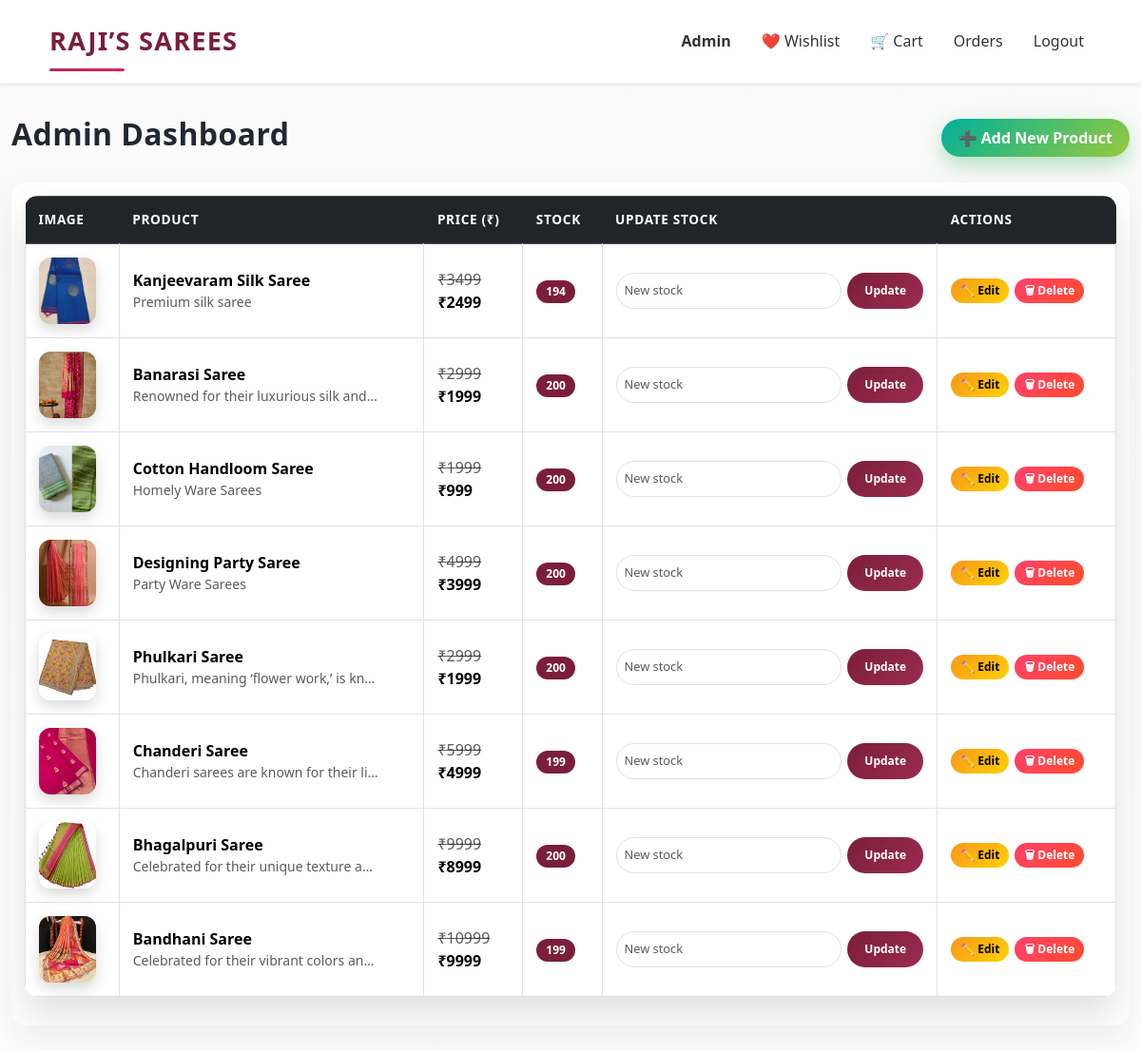
The app's page /admin/dashboard (signed in), older data.
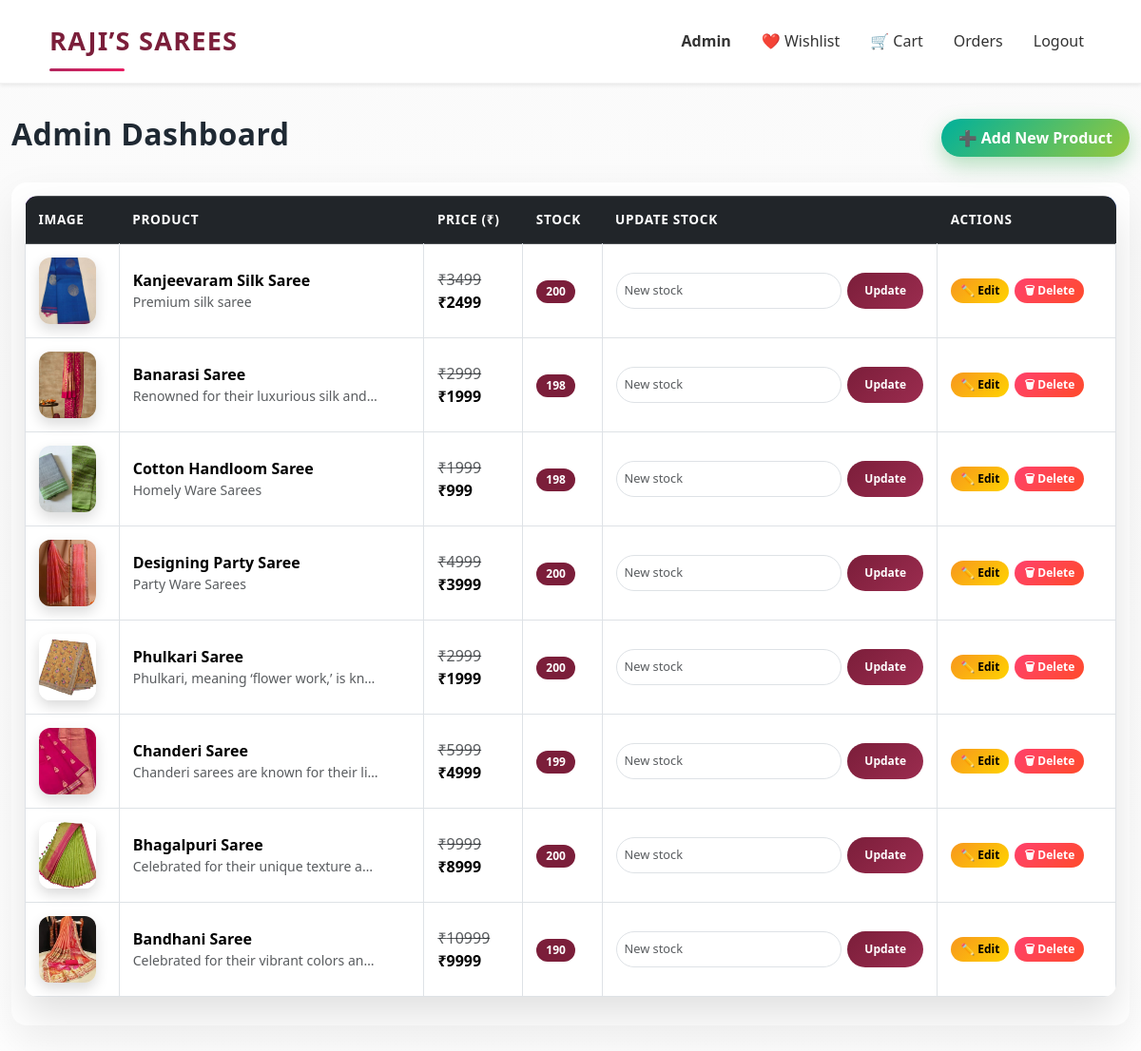
The same page, newer data.
### app.py (models this page shows)
class Product(db.Model):
    id = db.Column(db.Integer, primary_key=True)
    name = db.Column(db.String(150), nullable=False)
    mrp = db.Column(db.Integer, nullable=False)
    price = db.Column(db.Integer, nullable=False)
    stock = db.Column(db.Integer, nullable=False)
    image = db.Column(db.String(300), nullable=False)
    description = db.Column(db.Text, nullable=False)

### app.py (the view)
@app.route("/admin/dashboard")
@login_required
def admin_dashboard():
    if not current_user.is_admin:
        abort(403)
    products = Product.query.all()
    return render_template(
        "admin/dashboard.html",
        products=products
    )

### app.py (called while the page is built)
@login_manager.user_loader
def load_user(user_id):
    return User.query.get(int(user_id))

@app.context_processor
def inject_cart_count():
    if current_user.is_authenticated:
        count = db.session.query(
            func.sum(CartItem.quantity)
        ).filter_by(user_id=current_user.id).scalar()
        return {"cart_count": count or 0}
    return {"cart_count": 0}

### templates/admin/dashboard.html (shortened to what this page needs)
<!DOCTYPE html>
<html lang="en">
<head>
    <link href="https://cdn.jsdelivr.net/npm/bootstrap@5.3.3/dist/css/bootstrap.min.css" rel="stylesheet">
    <link rel="stylesheet" href="{{ url_for('static', filename='css/dashboard.css') }}">
</head>
<body>
<div class="toast-container position-fixed top-0 end-0 p-3">
</div>
<nav class="navbar navbar-expand-lg bg-white shadow-sm sticky-top">
  <div class="container">
    <a class="navbar-brand fw-bold brand-logo" href="/">RAJI’S SAREES</a>
    <div class="collapse navbar-collapse" id="mainNavbar">
      <ul class="navbar-nav ms-auto align-items-lg-center gap-lg-3">
        {% if current_user.is_authenticated %}
          {% if current_user.is_admin %}
            <li class="nav-item">
              <a href="/admin/dashboard" class="nav-link fw-bold text-danger">Admin</a>
            </li>
          {% endif %}
          <li class="nav-item">
            <a href="/wishlist" class="nav-link">❤️ Wishlist</a>
          </li>
          <li class="nav-item position-relative">
            <a href="/cart" class="nav-link">
              🛒 Cart
            </a>
          </li>
          <li class="nav-item">
            <a href="/orders" class="nav-link">Orders</a>
          </li>
          <li class="nav-item">
            <a href="/logout" class="nav-link">Logout</a>
          </li>
        {% endif %}
      </ul>
    </div>
  </div>
</nav>
<div class="container mt-4">
  {% block content %}
  <div class="d-flex justify-content-between align-items-center mb-4">
  <h2>Admin Dashboard</h2>
  <a href="{{ url_for('admin_add_product') }}"
   class="btn btn-success">
  ➕ Add New Product
</a>
</div>
<div class="table-responsive admin-table">
  <table class="table table-bordered align-middle">
    <thead class="table-dark">
      <tr>
        <th>Image</th>
        <th>Product</th>
        <th>Price (₹)</th>
        <th>Stock</th>
        <th>Update Stock</th>
        <th>Actions</th>
      </tr>
    </thead>
    <tbody>
      {% for product in products %}
      <tr>
        <td>
<img
      src="{{ url_for('static',
            filename='uploads/' ~ product.name|lower|replace(' ', '') ~ '.jpg') }}"
      class="img-fluid product-img w-100"
      alt="{{ product.name }}"
      loading="lazy"
      onerror="this.onerror=null;this.src='/static/uploads/default.jpg';"
       width="70"
       class="rounded">
</td>
        <td>
          <strong>{{ product.name }}</strong><br>
          <small class="text-muted">{{ product.description }}</small>
        </td>
        <td>
          <del class="text-muted">₹{{ product.mrp }}</del><br>
          <strong>₹{{ product.price }}</strong>
        </td>
        <td>
          {% if product.stock > 10 %}
            <span class="badge bg-success">{{ product.stock }}</span>
          {% elif product.stock > 0 %}
            <span class="badge bg-warning text-dark">{{ product.stock }}</span>
          {% else %}
            <span class="badge bg-danger">Out of stock</span>
          {% endif %}
        </td>
        <td>
  <form method="POST"
        action="/admin/update-stock/{{ product.id }}"
        class="admin-stock-form">
    <input
      type="number"
      name="stock"
      min="0"
      class="form-control form-control-sm"
      placeholder="New stock"
      required
    >
    <button type="submit" class="btn btn-sm btn-primary">
      Update
    </button>
  </form>
</td>
<td>
  <div class="admin-actions">
    <a href="/admin/product/edit/{{ product.id }}"
       class="btn btn-warning btn-sm">✏️ Edit</a>
    <a href="/admin/product/delete/{{ product.id }}"
       class="btn btn-danger btn-sm"
       onclick="return confirm('Delete this product?')">
       🗑 Delete
    </a>
  </div>
</td>
      </tr>
      {% endfor %}
    </tbody>
  </table>
</div>
  {% endblock %}
</div>
</body>
</html>

Row changes from the older to the newer data that the page shows:
changed Product "Kanjeevaram Silk Saree": stock "194" → "200"
changed Product "Banarasi Saree": stock "200" → "198"
changed Product "Cotton Handloom Saree": stock "200" → "198"
changed Product "Bandhani Saree": stock "199" → "190"
